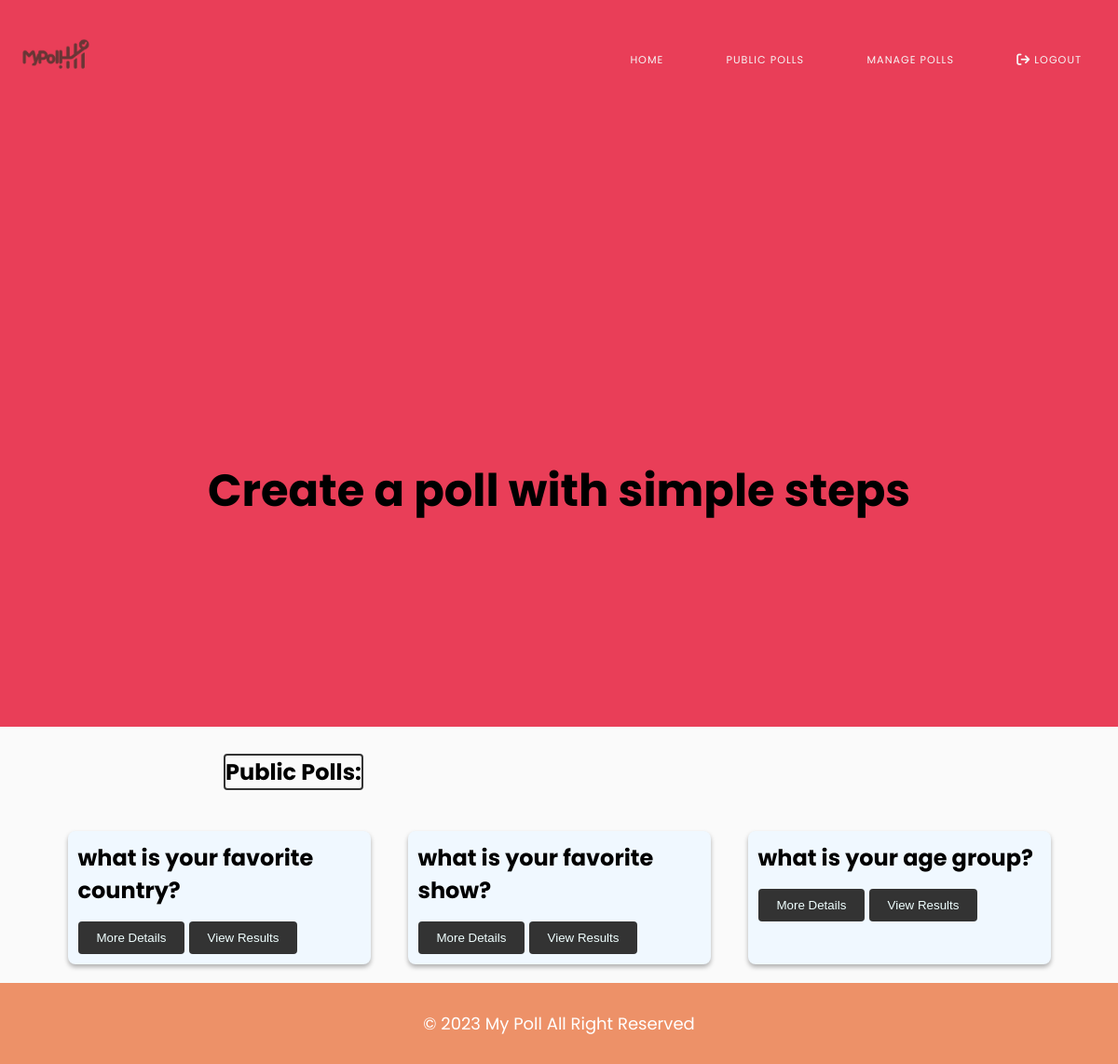
The page / (signed in) on the database its author committed.
### tables this page shows
CREATE TABLE `polls` (
  `qid` int(11) NOT NULL,
  `uid` int(11) NOT NULL,
  `question` text NOT NULL,
  `qdate` date NOT NULL,
  `status` tinyint(1) NOT NULL,
  `edate` date NOT NULL
);

### index.php (the view, shortened to what this page needs)
<?php
include "./init/header2.php"
?>
    <header>
        <div class="banner h-100">
       Create a poll with simple steps
    </div>
    </header>
    <main>
<br>
    <h1 class="title" style="margin-left:20%;margin-top:4px;"> Public Polls:</h1>
    <div class="card-container">
            <?php
            $sqlgetpoll = $db -> query("SELECT * FROM `polls` WHERE status='1' LIMIT 6");
								while ($getInfo = $sqlgetpoll -> fetch()){
                                    $question = $getInfo['question'];
                                    $qid =$getInfo['qid'];
            ?>
             <div class="poll-container">
            <div class="card">
            <div class="card-content">
                <h2>  <?php echo htmlspecialchars($question); ?> </h2>
                <a href="./vote.php?id=<?php echo $qid; ?>"><button class="btn">More Details</button></a>
                <a href="results.php?id=<?php echo $qid; ?>"><button class="btn">View Results</button></a>
                </div>
                </div>
            </div>
            <?php } ?>
        </div>
    </main>
    <?php
    include './init/footer.php'
    ?>

### css/style.css (style rules this page uses)
* { border: 0; box-sizing: border-box; margin: 0; padding: 0; }
body { background: rgb(250, 250, 250); font-family: 'Poppins', sans-serif; }
h1 { font-size: 24px; margin-bottom: 20px; }
.poll-container { display: flex; flex-wrap: wrap; gap: 10px; }
button { padding: 10px 20px; background-color: #4CAF50; color: white; border: none; border-radius: 5px; cursor: pointer; transition: background-color 0.3s; }

### css/style1.css (style rules this page uses)
.card-container { display: flex; justify-content: center; flex-direction: row; flex-wrap: wrap; }
.card { flex-wrap: wrap; width: 325px; background-color: aliceblue; border-radius: 8px; overflow: hidden; box-shadow: 0px 3px 5px rgba(0, 0, 0,0.3); padding: 11px; margin: 20px; }
.card-content .btn { color: azure; display: inline-block; padding: 10px 20px; background-color: #333; text-decoration: none; border-radius: 4px; margin-top: 16px; }
.title { border: 2px solid #333; margin-top: 20px; display: inline-block; margin-bottom: 1em; border-radius: 4px; }
.h-100 { height: calc(100vh - 9rem) !important; max-height: 924px; }
.banner { font-size: 48px; font-weight: bold; color: var(--section-color); width: 100%; align-content:center; background-color: var(--main-color); padding-top: 150px; text-align: center; left: 50%; top: 50%; max-width: 100%; }

### rows shown on the page
polls: question "what is your favorite country?"
polls: question "what is your favorite show?"
polls: question "what is your age group?"
